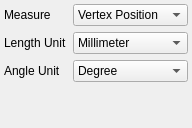
<?xml version="1.0" encoding="UTF-8"?>
<ui version="4.0">
 <class>Mayo::WidgetMeasure</class>
 <widget class="QWidget" name="Mayo::WidgetMeasure">
  <property name="geometry">
   <rect>
    <x>0</x>
    <y>0</y>
    <width>191</width>
    <height>128</height>
   </rect>
  </property>
  <property name="windowTitle">
   <string>Form</string>
  </property>
  <layout class="QGridLayout" name="gridLayout">
   <property name="leftMargin">
    <number>4</number>
   </property>
   <property name="topMargin">
    <number>4</number>
   </property>
   <property name="rightMargin">
    <number>4</number>
   </property>
   <property name="bottomMargin">
    <number>4</number>
   </property>
   <item row="0" column="0">
    <widget class="QLabel" name="label_MeasureType">
     <property name="text">
      <string>Measure</string>
     </property>
    </widget>
   </item>
   <item row="0" column="1">
    <widget class="QComboBox" name="combo_MeasureType">
     <item>
      <property name="text">
       <string>Vertex Position</string>
      </property>
     </item>
     <item>
      <property name="text">
       <string>Circle Center</string>
      </property>
     </item>
     <item>
      <property name="text">
       <string>Circle Diameter</string>
      </property>
     </item>
     <item>
      <property name="text">
       <string>Min Distance</string>
      </property>
     </item>
     <item>
      <property name="text">
       <string>Length</string>
      </property>
     </item>
     <item>
      <property name="text">
       <string>Angle</string>
      </property>
     </item>
     <item>
      <property name="text">
       <string>Surface Area</string>
      </property>
     </item>
    </widget>
   </item>
   <item row="1" column="0">
    <widget class="QLabel" name="label_LengthUnit">
     <property name="text">
      <string>Length Unit</string>
     </property>
    </widget>
   </item>
   <item row="1" column="1">
    <widget class="QComboBox" name="combo_LengthUnit">
     <item>
      <property name="text">
       <string>Millimeter</string>
      </property>
     </item>
     <item>
      <property name="text">
       <string>Centimeter</string>
      </property>
     </item>
     <item>
      <property name="text">
       <string>Meter</string>
      </property>
     </item>
     <item>
      <property name="text">
       <string>Inch</string>
      </property>
     </item>
     <item>
      <property name="text">
       <string>Foot</string>
      </property>
     </item>
     <item>
      <property name="text">
       <string>Yard</string>
      </property>
     </item>
    </widget>
   </item>
   <item row="2" column="0">
    <widget class="QLabel" name="label_AngleUnit">
     <property name="text">
      <string>Angle Unit</string>
     </property>
    </widget>
   </item>
   <item row="2" column="1">
    <widget class="QComboBox" name="combo_AngleUnit">
     <item>
      <property name="text">
       <string>Degree</string>
      </property>
     </item>
     <item>
      <property name="text">
       <string>Radian</string>
      </property>
     </item>
    </widget>
   </item>
   <item row="3" column="0" colspan="2">
    <widget class="QStackedWidget" name="stackedWidget">
     <property name="currentIndex">
      <number>1</number>
     </property>
     <widget class="QWidget" name="pageMessage">
      <layout class="QHBoxLayout" name="horizontalLayout">
       <property name="leftMargin">
        <number>0</number>
       </property>
       <property name="topMargin">
        <number>0</number>
       </property>
       <property name="rightMargin">
        <number>0</number>
       </property>
       <property name="bottomMargin">
        <number>0</number>
       </property>
       <item>
        <widget class="QLabel" name="label_Message">
         <property name="frameShape">
          <enum>QFrame::StyledPanel</enum>
         </property>
         <property name="text">
          <string>Select entities to measure</string>
         </property>
         <property name="margin">
          <number>4</number>
         </property>
        </widget>
       </item>
      </layout>
     </widget>
     <widget class="QWidget" name="pageResult">
      <layout class="QHBoxLayout" name="horizontalLayout_2">
       <property name="leftMargin">
        <number>0</number>
       </property>
       <property name="topMargin">
        <number>0</number>
       </property>
       <property name="rightMargin">
        <number>0</number>
       </property>
       <property name="bottomMargin">
        <number>0</number>
       </property>
       <item>
        <widget class="QLabel" name="label_Result">
         <property name="text">
          <string>&lt;Result&gt;</string>
         </property>
        </widget>
       </item>
      </layout>
     </widget>
    </widget>
   </item>
  </layout>
 </widget>
 <resources/>
 <connections/>
</ui>
